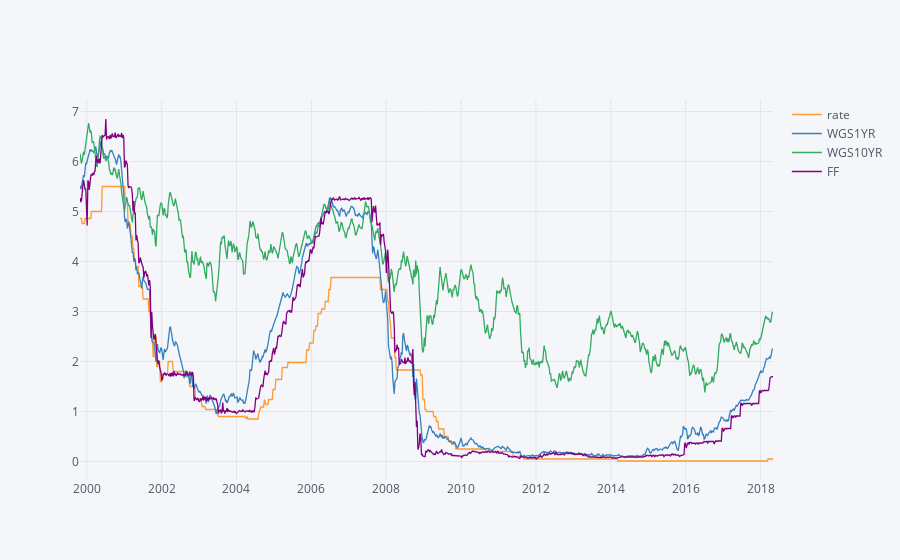

The notebook cell this image was saved under:
### Code cell
df.iplot()

### Figure 1 — Plotly figure (JSON) as saved in the notebook; plotly's stock layout.template omitted (floating-point values rounded to 4 significant figures; data arrays with more than 128 entries replaced by an {"elided": "..."} marker saying what was removed)
{"data": [{"line": {"color": "rgba(255, 153, 51, 1.0)", "dash": "solid", "shape": "linear", "width": 1.3}, "mode": "lines", "name": "rate", "text": "", "type": "scatter", "uid": "7c13e1e6-222c-43cf-b08b-bd787359842b", "x": {"elided": "967 str values"}, "y": {"elided": "967 float values"}}, {"line": {"color": "rgba(55, 128, 191, 1.0)", "dash": "solid", "shape": "linear", "width": 1.3}, "mode": "lines", "name": "WGS1YR", "text": "", "type": "scatter", "uid": "c0152fac-d38c-4c89-aac1-ae3826fd2d6b", "x": {"elided": "967 str values"}, "y": {"elided": "967 float values"}}, {"line": {"color": "rgba(50, 171, 96, 1.0)", "dash": "solid", "shape": "linear", "width": 1.3}, "mode": "lines", "name": "WGS10YR", "text": "", "type": "scatter", "uid": "23df7f1e-5aa9-4953-8ffb-d3655a19ff0e", "x": {"elided": "967 str values"}, "y": {"elided": "967 float values"}}, {"line": {"color": "rgba(128, 0, 128, 1.0)", "dash": "solid", "shape": "linear", "width": 1.3}, "mode": "lines", "name": "FF", "text": "", "type": "scatter", "uid": "1efae4cb-e32d-494c-ad2f-b7110f0954fb", "x": {"elided": "967 str values"}, "y": {"elided": "967 float values"}}], "layout": {"legend": {"bgcolor": "#F5F6F9", "font": {"color": "#4D5663"}}, "paper_bgcolor": "#F5F6F9", "plot_bgcolor": "#F5F6F9", "title": {"font": {"color": "#4D5663"}}, "xaxis": {"gridcolor": "#E1E5ED", "showgrid": true, "tickfont": {"color": "#4D5663"}, "title": {"font": {"color": "#4D5663"}, "text": ""}, "zerolinecolor": "#E1E5ED"}, "yaxis": {"gridcolor": "#E1E5ED", "showgrid": true, "tickfont": {"color": "#4D5663"}, "title": {"font": {"color": "#4D5663"}, "text": ""}, "zerolinecolor": "#E1E5ED"}}}
